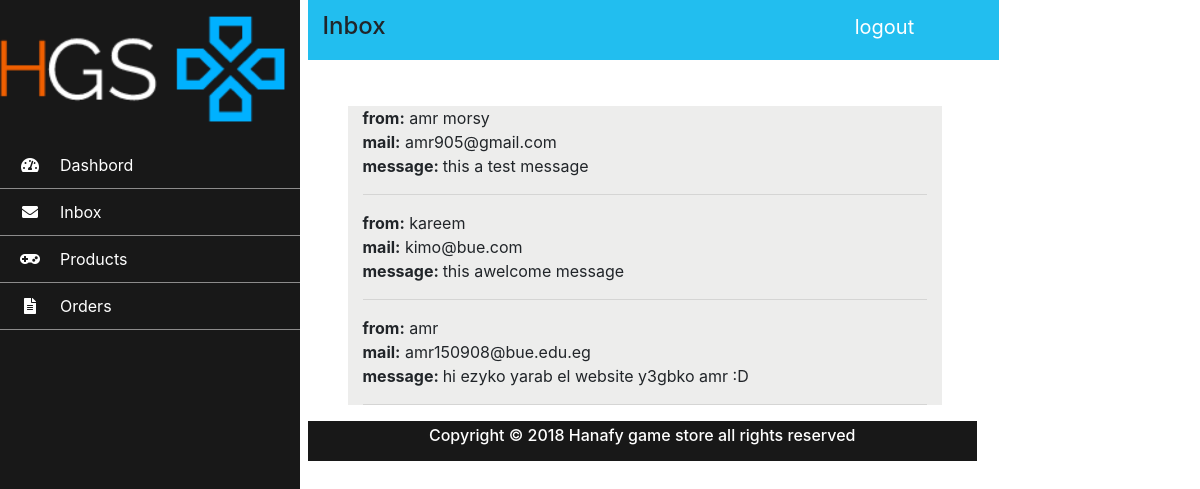
The page /Admin/inbox.php on the database its author committed.
### tables this page shows
CREATE TABLE IF NOT EXISTS `mail` (
  `id` int(10) NOT NULL AUTO_INCREMENT,
  `name` varchar(44) NOT NULL,
  `mail` varchar(70) NOT NULL,
  `message` text NOT NULL,
  PRIMARY KEY (`id`)
);

### Admin/inbox.php (the view, shortened to what this page needs)
<!doctype html>
<html>
<head>
    <link rel="stylesheet" href="css/main.css" type="text/css">
    <link rel="stylesheet" href="https://use.fontawesome.com/releases/v5.0.8/css/all.css">
    <link rel="stylesheet" href="https://maxcdn.bootstrapcdn.com/bootstrap/4.0.0/css/bootstrap.min.css">
</head>
<body>
    <div class="row">
        <div class="col-lg-3 front">
        </div>
        <div class="col-lg-9">
            <div class="row">
                <div class="col-lg-9 bar">
                    <div class="row">
                        <div class="col-lg-7 message-height ">
                            <h4>Inbox</h4>
                        </div>
                        <div class="col-lg-3  message-height">
                            <a href="index.php" class="logout">logout</a>
                        </div>
                    </div>
                </div>
            </div>
            <div class="col-lg-8 offwhite">
                <?php
require_once('../mysqli_connect.php');
$query ="SELECT * FROM `mail`";
$res =@mysqli_query($dbc,$query);
if($res){
while($row = mysqli_fetch_array($res))
{
    echo '<strong>from:</strong> '.
   $row['name'].'<br>  <strong>mail:</strong> '.
   $row['mail'].'<br><strong> message: </strong>'.
   $row['message'];
    echo '<hr>';
}
}
else {
    echo "Couldnt open";
    echo mysqli_error($dbc);
}
?>
            </div>
            <div id="footer"></div>
        </div>
    </div>
</body>
</html>

### Admin/css/main.css (style rules this page uses)
.bar { background-color: #22beef; width: 500px; margin-left: 15px; margin-bottom: 5%; height: 60px; }
.message-height { padding-top: 12px; }
a { text-decoration: none!important; }
.logout { padding-top: 12px; text-decoration: none!important; color: #fff; font-size: 20px; margin-left: 90%; }
.front { z-index: 1; }
.offwhite { background-color: #ededec; margin-left: 40px; }

### rows shown on the page
mail: name "amr morsy", mail "amr905@gmail.com", message "this a test message"
mail: name "kareem", mail "kimo@bue.com", message "this awelcome message"
mail: name "amr", mail "amr150908@bue.edu.eg", message "hi ezyko yarab el website y3gbko amr :D"
